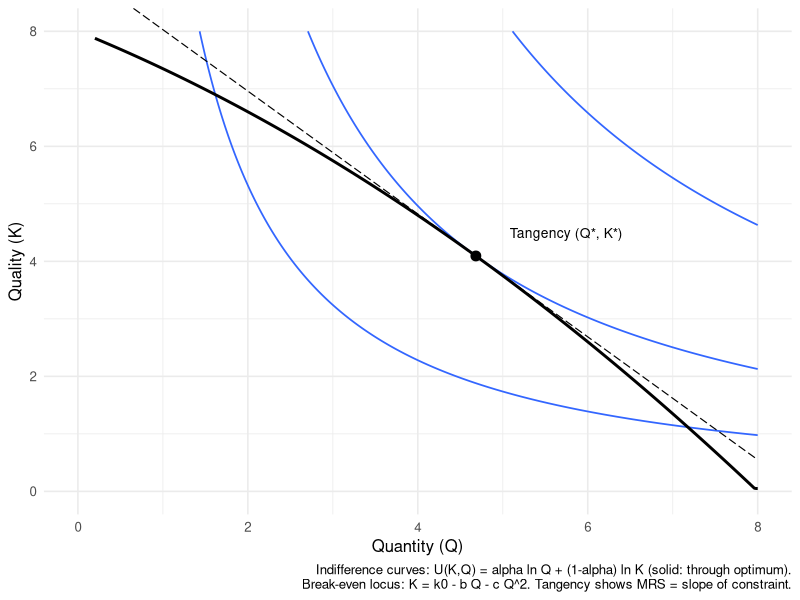
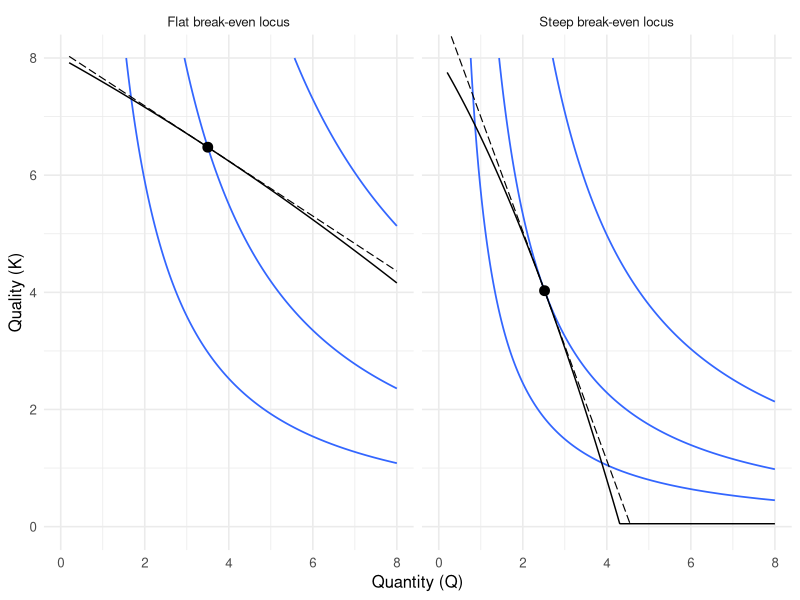

The R script that drew these images, in order:
## ---- chunk 1
#| message: false
#| warning: false
#| fig-cap: "Newhouse choice: the DM picks (Q*, K*) where the indifference curve is tangent to the break-even locus K = h(Q)."
#| fig-alt: "Indifference curves tangent to a downward-sloping break-even locus at the nonprofit administrator's optimal quantity and quality."

library(ggplot2)
library(dplyr)
library(tibble)

# ---- Parameters (tweak to taste) ----
k0    <- 8      # base quality intercept of break-even
b     <- 0.6    # linear cost/demand pressure on quality as Q increases
c     <- 0.05   # curvature of break-even; >0 makes the locus get steeper in Q
alpha <- 0.55   # weight on Q in utility U(K,Q) = alpha*ln(Q) + (1-alpha)*ln(K)

# ---- Functions ----
h     <- function(Q) k0 - b*Q - c*Q^2                 # break-even locus: K as fn of Q
hdash <- function(Q) -b - 2*c*Q                       # slope dK/dQ of break-even
Ufun  <- function(Q,K) alpha*log(Q) + (1-alpha)*log(K)

# MRS = -U_Q/U_K = -(alpha/Q)/((1-alpha)/K) = - (alpha/(1-alpha)) * (K/Q)
MRS   <- function(Q,K) - (alpha/(1-alpha)) * (K/Q)

# ---- Tangency (solve MRS = h'(Q) along K = h(Q)) ----
# Condition: - (alpha/(1-alpha)) * (h(Q)/Q) = hdash(Q)
# Rearranged root condition: h(Q) - ((1-alpha)/alpha) * Q * (b + 2*c*Q) = 0
root_fn <- function(Q) h(Q) - ((1-alpha)/alpha) * Q * (b + 2*c*Q)

# search interval where K>0 and Q>0; adjust if needed
Q_star <- uniroot(root_fn, interval = c(0.2, 8))$root
K_star <- h(Q_star)
U_star <- Ufun(Q_star, K_star)

# ---- Data for plotting ----
Q_grid <- seq(0.2, 8, length.out = 400)
df     <- tibble(
  Q = Q_grid,
  K = pmax(h(Q_grid), 0.05)   # keep K positive for log utility
) %>% filter(K > 0)

# Utility levels for indifference curves (one through the tangency, ± offsets)
u_levels <- c(U_star - 0.35, U_star, U_star + 0.35)

# Make a grid for contours
Q_seq <- seq(0.2, 8, length.out = 200)
K_seq <- seq(0.2, 8, length.out = 200)
grid  <- expand.grid(Q = Q_seq, K = K_seq) %>%
  mutate(U = Ufun(Q, K))

# ---- Optional: tangent line at (Q*,K*) to visualize tangency ----
slope_tan <- hdash(Q_star)                 # dK/dQ at the tangency
K_tan     <- function(Q) K_star + slope_tan*(Q - Q_star)
tan_df    <- tibble(Q = Q_grid, K = K_tan(Q_grid)) %>% filter(K > 0)

# ---- Plot ----
ggplot() +
  # Indifference curves (three levels)
  geom_contour(data = grid, aes(Q, K, z = U), breaks = u_levels, linewidth = 0.6) +
  # Break-even locus
  geom_line(data = df, aes(Q, K), linewidth = 1) +
  # Tangency point
  geom_point(aes(Q_star, K_star), size = 3) +
  # Tangent line at the optimum
  geom_line(data = tan_df, aes(Q, K), linewidth = 0.4, linetype = "longdash") +
  annotate("text", x = Q_star + 0.4, y = K_star + 0.4,
           label = "Tangency (Q*, K*)", hjust = 0, size = 3.5) +
  labs(x = "Quantity (Q)", y = "Quality (K)",
       caption = "Indifference curves: U(K,Q) = alpha ln Q + (1-alpha) ln K (solid: through optimum).\nBreak-even locus: K = k0 - b Q - c Q^2. Tangency shows MRS = slope of constraint.") +
  coord_cartesian(xlim = c(0, 8), ylim = c(0, 8)) +
  theme_minimal(base_size = 12)
## ---- chunk 2
#| message: false
#| warning: false
#| fig-cap: "Flat vs. steep break-even loci. **Example:** When the break-even curve is flatter (left), the nonprofit administrator can expand patient quantity with only modest reductions in quality—think of a community hospital adding beds without cutting staff ratios too sharply. When the curve is steeper (right), each additional patient sharply reduces quality—like a facility where adding beds quickly overwhelms nursing staff—so the nonprofit limits patient volume to preserve care quality."
#| fig-alt: "Two panels compare optimal quantity and quality under flatter and steeper break-even constraints."
#| fig-width: 10
#| fig-height: 4
#| fig-align: center

library(ggplot2)
library(dplyr)
library(tibble)

# utility weight (same across panels)
alpha <- 0.55

# helper to build one scenario's data
build_scenario <- function(b, c, label, k0 = 8) {
  h     <- function(Q) k0 - b*Q - c*Q^2
  hdash <- function(Q) -b - 2*c*Q
  Ufun  <- function(Q,K) alpha*log(Q) + (1-alpha)*log(K)
  root_fn <- function(Q) h(Q) - ((1-alpha)/alpha) * Q * (b + 2*c*Q)
  Q_star  <- tryCatch(uniroot(root_fn, interval = c(0.2, 8))$root,
                      error = function(e) 3.5)
  K_star  <- h(Q_star)
  U_star  <- Ufun(Q_star, K_star)

  Q_grid <- seq(0.2, 8, length.out = 400)
  locus  <- tibble(Q = Q_grid, K = pmax(h(Q_grid), 0.05), scenario = label) %>% filter(K > 0)

  Q_seq <- seq(0.2, 8, length.out = 200)
  K_seq <- seq(0.2, 8, length.out = 200)
  grid  <- expand.grid(Q = Q_seq, K = K_seq) %>% mutate(U = Ufun(Q, K), scenario = label)

  slope_tan <- hdash(Q_star)
  K_tan     <- function(Q) K_star + slope_tan*(Q - Q_star)
  tan_df    <- tibble(Q = Q_grid, K = K_tan(Q_grid), scenario = label) %>% filter(K > 0)

  list(
    locus = locus,
    grid  = grid,
    ulevels = c(U_star - 0.35, U_star, U_star + 0.35),
    star  = tibble(Q = Q_star, K = K_star, scenario = label),
    tan   = tan_df
  )
}

flat   <- build_scenario(b = 0.4, c = 0.01, label = "Flat break-even locus")
steep  <- build_scenario(b = 1.2, c = 0.15, label = "Steep break-even locus")

locus   <- bind_rows(flat$locus, steep$locus)
grid    <- bind_rows(flat$grid, steep$grid)
stars   <- bind_rows(flat$star, steep$star)
tangent <- bind_rows(flat$tan, steep$tan)

# map of scenario -> its contour levels
ulevels_by <- list(
  "Flat break-even locus"  = flat$ulevels,
  "Steep break-even locus" = steep$ulevels
)

# Draw contours separately per scenario
ggplot() +
  geom_contour(
    data = grid %>% filter(scenario == "Flat break-even locus"),
    aes(Q, K, z = U),
    breaks = flat$ulevels, linewidth = 0.6
  ) +
  geom_contour(
    data = grid %>% filter(scenario == "Steep break-even locus"),
    aes(Q, K, z = U),
    breaks = steep$ulevels, linewidth = 0.6
  ) +
  geom_line(data = locus, aes(Q, K)) +
  geom_point(data = stars, aes(Q, K), size = 3) +
  geom_line(data = tangent, aes(Q, K), linewidth = 0.4, linetype = "longdash") +
  facet_wrap(~ scenario, nrow = 1) +
  labs(x = "Quantity (Q)", y = "Quality (K)") +
  coord_cartesian(xlim = c(0, 8), ylim = c(0, 8)) +
  theme_minimal(base_size = 12)
